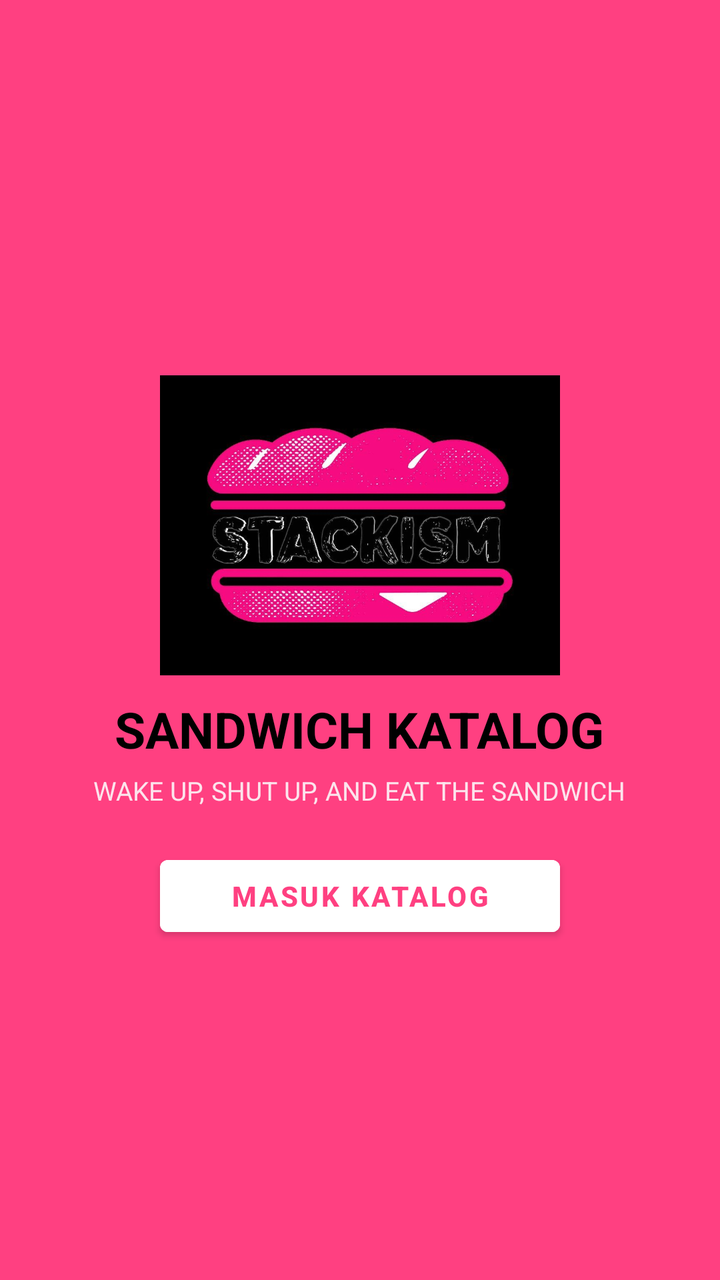
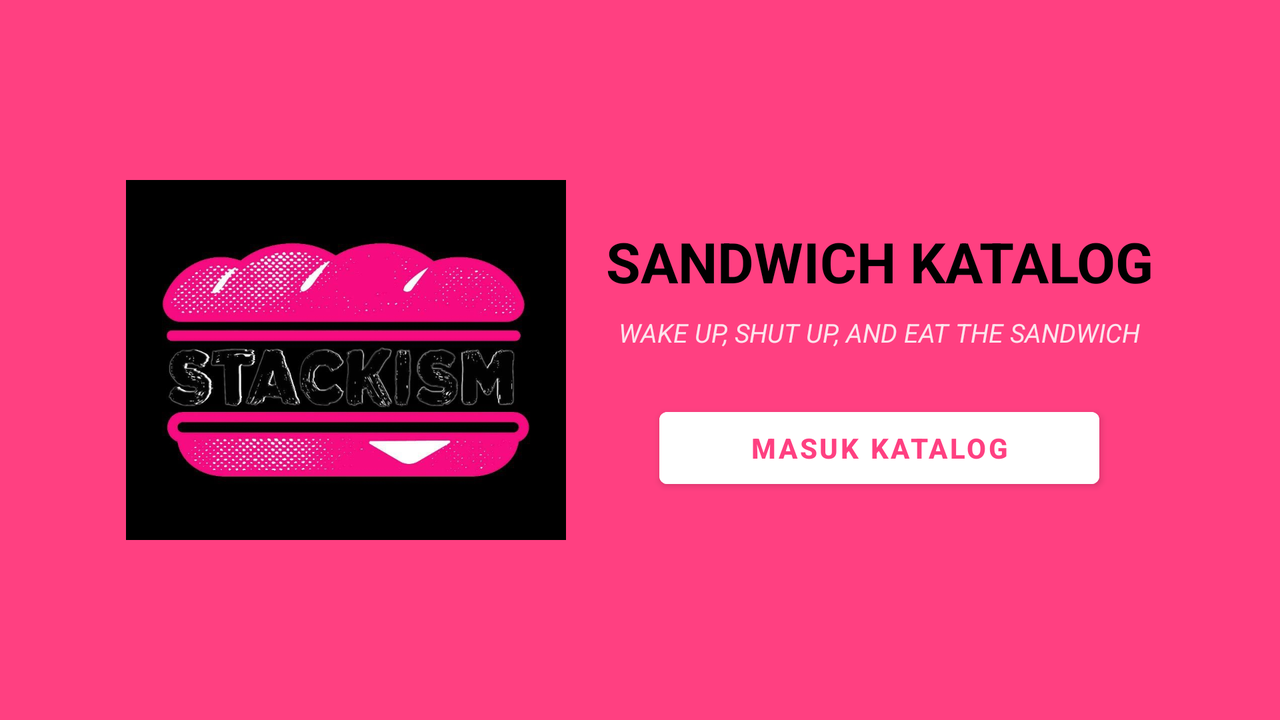

The same Android screen from two of the app's own layout files: first res/layout/ as a phone draws it, then the repository's variant for another configuration, drawn on a device whose configuration selects that folder. Both files follow.
<!-- AndroidManifest.xml: application theme Theme.PakdananUAS -->
<!-- res/layout/activity_home.xml -->
<LinearLayout
    xmlns:android="http://schemas.android.com/apk/res/android"
    android:layout_width="match_parent"
    android:layout_height="match_parent"
    android:orientation="vertical"
    android:gravity="center"
    android:background="#FF4081"
    android:padding="20dp">


    

    <ImageView
        android:id="@+id/imgHome"
        android:layout_width="200dp"
        android:layout_height="150dp"
        android:layout_marginTop="20dp"
        android:scaleType="centerCrop"
        android:src="@drawable/sandwich"
        android:layout_marginBottom="10dp"/>

    <TextView
        android:layout_width="wrap_content"
        android:layout_height="wrap_content"
        android:text="SANDWICH KATALOG"
        android:textSize="25sp"
        android:textStyle="bold"
        android:textColor="#000000"
        android:gravity="center"/>

    <TextView
        android:layout_width="wrap_content"
        android:layout_height="wrap_content"
        android:text="WAKE UP, SHUT UP, AND EAT THE SANDWICH"
        android:textSize="13sp"
        android:textColor="#FCE4EC"
        android:layout_marginTop="5dp"/>


    
    <Button
        android:id="@+id/btnMasuk"
        android:layout_width="200dp"
        android:layout_height="wrap_content"
        android:text="MASUK KATALOG"
        android:layout_marginTop="20dp"
        android:backgroundTint="#ffff"
        android:textColor="#FF4081"
        android:textStyle="bold"/>

</LinearLayout>
<!-- resources referenced by this layout -->
<resources>
  <!-- drawable sandwich: jpeg bitmap (drawable, 68986 bytes) -->
  <style name="Theme.PakdananUAS" parent="Theme.MaterialComponents.Light.NoActionBar">
          
          <item name="colorPrimary">#FF4081</item>
          <item name="colorPrimaryVariant">#C51162</item>
          <item name="colorOnPrimary">#FFFFFF</item>
          
          <item name="colorSecondary">#000000</item>
          <item name="colorSecondaryVariant">#000000</item>
          <item name="colorOnSecondary">#FFFFFF</item>
          
          <item name="android:statusBarColor">#FF4081</item>
      </style>
</resources>
<!-- res/layout-land/activity_home.xml (the repository's variant of the layout above) -->
<!-- drawn on the phone turned sideways -->
<LinearLayout
    xmlns:android="http://schemas.android.com/apk/res/android"
    android:layout_width="match_parent"
    android:layout_height="match_parent"
    android:orientation="horizontal"
    android:gravity="center"
    android:background="#FF4081"
    android:padding="20dp">

    
    <ImageView
        android:id="@+id/imgHome"
        android:layout_width="220dp"
        android:layout_height="180dp"
        android:src="@drawable/sandwich"
        android:scaleType="centerCrop"
        android:layout_marginEnd="20dp"/>

    
    <LinearLayout
        android:layout_width="wrap_content"
        android:layout_height="wrap_content"
        android:orientation="vertical"
        android:gravity="center">

        <TextView
            android:layout_width="wrap_content"
            android:layout_height="wrap_content"
            android:text="SANDWICH KATALOG"
            android:textSize="28sp"
            android:textStyle="bold"
            android:textColor="#000000"/>

        <TextView
            android:layout_width="wrap_content"
            android:layout_height="wrap_content"
            android:text="WAKE UP, SHUT UP, AND EAT THE SANDWICH"
            android:textSize="13sp"
            android:textStyle="italic"
            android:textColor="#FCE4EC"
            android:gravity="center"
            android:layout_marginTop="8dp"/>

        <Button
            android:id="@+id/btnMasuk"
            android:layout_width="220dp"
            android:layout_height="wrap_content"
            android:text="MASUK KATALOG"
            android:textStyle="bold"
            android:textColor="#FF4081"
            android:backgroundTint="#FFFFFF"
            android:layout_marginTop="25dp"/>

    </LinearLayout>

</LinearLayout>
